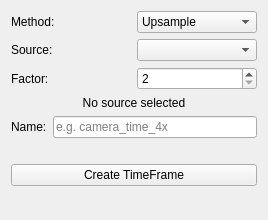
<?xml version="1.0" encoding="UTF-8"?>
<ui version="4.0">
 <class>NewTimeFrameWidget</class>
 <widget class="QWidget" name="NewTimeFrameWidget">
  <property name="geometry">
   <rect>
    <x>0</x>
    <y>0</y>
    <width>268</width>
    <height>220</height>
   </rect>
  </property>
  <property name="windowTitle">
   <string>Form</string>
  </property>
  <layout class="QVBoxLayout" name="verticalLayout">
   <item>
    <layout class="QHBoxLayout" name="method_layout">
     <property name="spacing">
      <number>6</number>
     </property>
     <item>
      <widget class="QLabel" name="method_label">
       <property name="sizePolicy">
        <sizepolicy hsizetype="Preferred" vsizetype="Minimum">
         <horstretch>0</horstretch>
         <verstretch>0</verstretch>
        </sizepolicy>
       </property>
       <property name="text">
        <string>Method:</string>
       </property>
      </widget>
     </item>
     <item>
      <widget class="QComboBox" name="method_combo">
       <item>
        <property name="text">
         <string>Upsample</string>
        </property>
       </item>
      </widget>
     </item>
    </layout>
   </item>
   <item>
    <layout class="QHBoxLayout" name="source_layout">
     <property name="spacing">
      <number>6</number>
     </property>
     <item>
      <widget class="QLabel" name="source_label">
       <property name="sizePolicy">
        <sizepolicy hsizetype="Preferred" vsizetype="Minimum">
         <horstretch>0</horstretch>
         <verstretch>0</verstretch>
        </sizepolicy>
       </property>
       <property name="text">
        <string>Source:</string>
       </property>
      </widget>
     </item>
     <item>
      <widget class="QComboBox" name="source_timeframe_combo">
       <property name="toolTip">
        <string>Select the source timeframe to upsample</string>
       </property>
      </widget>
     </item>
    </layout>
   </item>
   <item>
    <layout class="QHBoxLayout" name="factor_layout">
     <property name="spacing">
      <number>6</number>
     </property>
     <item>
      <widget class="QLabel" name="factor_label">
       <property name="sizePolicy">
        <sizepolicy hsizetype="Preferred" vsizetype="Minimum">
         <horstretch>0</horstretch>
         <verstretch>0</verstretch>
        </sizepolicy>
       </property>
       <property name="text">
        <string>Factor:</string>
       </property>
      </widget>
     </item>
     <item>
      <widget class="QSpinBox" name="upsampling_factor_spin">
       <property name="minimum">
        <number>2</number>
       </property>
       <property name="maximum">
        <number>1000</number>
       </property>
       <property name="value">
        <number>2</number>
       </property>
       <property name="toolTip">
        <string>Integer upsampling factor</string>
       </property>
      </widget>
     </item>
    </layout>
   </item>
   <item>
    <widget class="QLabel" name="preview_label">
     <property name="text">
      <string>No source selected</string>
     </property>
     <property name="alignment">
      <set>Qt::AlignmentFlag::AlignCenter</set>
     </property>
     <property name="wordWrap">
      <bool>true</bool>
     </property>
    </widget>
   </item>
   <item>
    <layout class="QHBoxLayout" name="name_layout">
     <item>
      <widget class="QLabel" name="name_label">
       <property name="text">
        <string>Name:</string>
       </property>
      </widget>
     </item>
     <item>
      <widget class="QLineEdit" name="new_timeframe_name">
       <property name="placeholderText">
        <string>e.g. camera_time_4x</string>
       </property>
      </widget>
     </item>
    </layout>
   </item>
   <item>
    <widget class="QLabel" name="status_label">
     <property name="text">
      <string/>
     </property>
     <property name="alignment">
      <set>Qt::AlignmentFlag::AlignCenter</set>
     </property>
     <property name="wordWrap">
      <bool>true</bool>
     </property>
    </widget>
   </item>
   <item>
    <widget class="QPushButton" name="create_timeframe_button">
     <property name="text">
      <string>Create TimeFrame</string>
     </property>
    </widget>
   </item>
   <item>
    <spacer name="verticalSpacer">
     <property name="orientation">
      <enum>Qt::Vertical</enum>
     </property>
     <property name="sizeHint" stdset="0">
      <size>
       <width>20</width>
       <height>40</height>
      </size>
     </property>
    </spacer>
   </item>
  </layout>
 </widget>
 <resources/>
 <connections/>
</ui>
